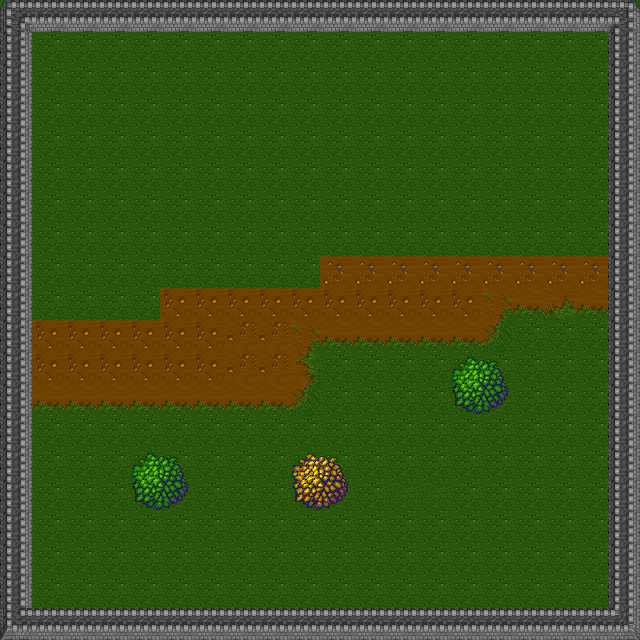

This is a level from a 2D game, rendered from its Tiled map with the project's own tilesets. A one-line summary and the map file follow, with tile-layer data summarised:
An orthogonal 20x20 tile map with 32x32 px tiles, 3 tile layers (base, impassability, trees), 2 tilesets and 7 objects (tree3, tree2, tree1, border_top, border_bottom, ...).

<map version="1.0" tiledversion="1.1.3" orientation="orthogonal" renderorder="right-down" width="20" height="20" tilewidth="32" tileheight="32" infinite="0" nextobjectid="40">
 <tileset firstgid="1" name="warcraft_summer" tilewidth="32" tileheight="32" spacing="1" tilecount="380" columns="19">
  <image source="warcraft_summer.png" width="626" height="659" />
 </tileset>
 <tileset firstgid="381" name="tree-variations" tilewidth="32" tileheight="32" tilecount="144" columns="16">
  <image source="tree-variations.png" trans="ff00ff" width="512" height="289" />
 </tileset>
 <layer name="base" width="20" height="20">
  <data>[400 cells, 400 non-empty, 10 distinct tile ids]</data>
 </layer>
 <layer name="impassability" width="20" height="20">
  <data>[400 cells, 76 non-empty, 7 distinct tile ids]</data>
 </layer>
 <layer name="trees" width="20" height="20">
  <data>[400 cells, 12 non-empty, 8 distinct tile ids]</data>
 </layer>
 <objectgroup name="impassability_objects">
  <object id="29" name="tree3" x="289" y="448" width="60" height="60">
   <ellipse />
  </object>
  <object id="25" name="tree2" x="448" y="354" width="60" height="60">
   <ellipse />
  </object>
  <object id="26" name="tree1" x="127" y="453" width="60" height="60">
   <ellipse />
  </object>
  <object id="31" name="border_top" x="0" y="0" width="640" height="40" />
  <object id="33" name="border_bottom" x="0" y="600" width="640" height="40" />
  <object id="34" name="border_right" x="600" y="40" width="40" height="560" />
  <object id="38" name="border_left" x="0" y="40" width="40" height="560" />
 </objectgroup>
</map>
